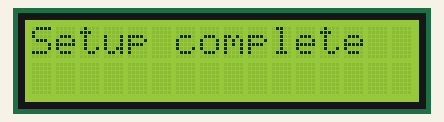
Simulated run of this sketch. Board: Arduino Uno, built with avr-gcc and run on an emulated ATmega328P. Parts: 16×2 character LCD.

Above: at 0.1 s.
At 2.1 s:
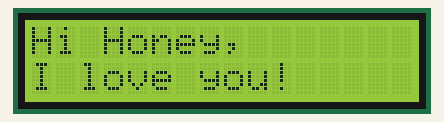

The sketch:

lcd.ino
```cpp
#include <LiquidCrystal.h>

// rs, enable, d4 - d7
LiquidCrystal lcd(12, 11, 5, 4, 3, 2);

void setup() {
  Serial.begin(9600);
  lcd.begin(16, 2);
  lcd.print("Setup complete");
  delay(2000);
  lcd.clear();
}

void loop() {
  lcd.setCursor(0, 0);
  lcd.print("Hi Honey,");
  lcd.setCursor(0, 1);
  lcd.print("I love you!");
  delay(1000);
}
```
